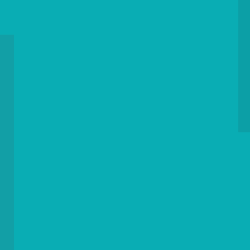
Frame 1 (no input)
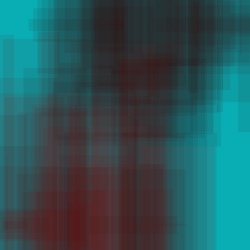
Frame 60 (the mouse pressed at the canvas centre just before this capture)
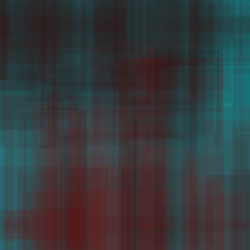
Frame 120 (the mouse held since frame 60 and released just before this capture)

The Processing sketch that drew these frames (run headless with seeded random() and noise(); from frame 60 on, the mouse is pressed at the canvas centre):

// Processing sketch: processing_18280
// ── processing_18280.pde

int a = 1;
int b = 250;
 
void setup()
{
size(250,250);
background(#09ADB4);
smooth();

}
void draw()
{  
noStroke();
 
fill(random(10,200),0,0,20);
rectMode(CENTER);
rect(a, 225, random(0,100),random(0,400));
 
fill(random(55,20),0,0,20);
rectMode(CENTER);
rect(b, 25, random(0,100),random(0,250));
 
a = a + 3;
b = b - 3;
}
